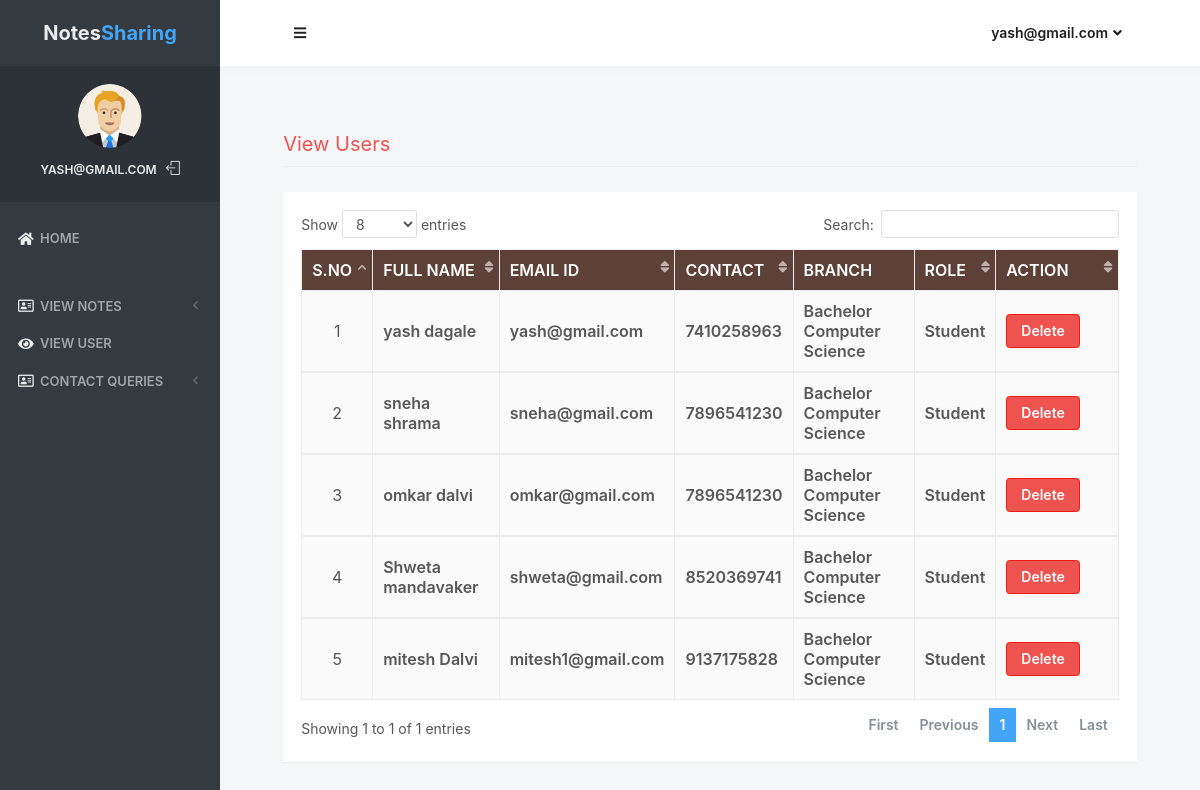
The app's page /view_users (signed in) with its own data.
### notes/models.py (models this page shows, shortened)
class Signup(models.Model):
    user = models.ForeignKey(User,on_delete=models.CASCADE)
    contact = models.CharField(max_length=10)
    branch = models.CharField(max_length=30)
    role = models.CharField(max_length=15)

### notes/views.py (the view)
# urls.py: path('view_users', view_users, name='view_users'),
def view_users(request):
    if not request.user.is_authenticated:
        return redirect('login_admin')
    users = Signup.objects.all()
    d = {'users':users}
    return render(request,'view_users.html',d)

### notes/templates/view_users.html (shortened to what this page needs)
{% load static %}
<html lang="en" class="no-focus">
    <head>
        <link rel="stylesheet" href="{% static 'js/plugins/datatables/dataTables.bootstrap4.min.css' %}">
        <link rel="stylesheet" id="css-main" href="{% static 'css1/codebase.min.css' %}">
    </head>
    <body>
        <div id="page-container" class="sidebar-o sidebar-inverse side-scroll page-header-fixed main-content-narrow">
         {% include "sidebar.html" %}
            {% include "admin_nav.html" %}
            <main id="main-container">
                <div class="content">
                    <h2 class="content-heading text-danger">View Users</h2>
                    <div class="block">
                        <div class="block-content block-content-full">
                            <table class="table table-bordered table-striped table-vcenter js-dataTable-full-pagination" style="width:100%">
                                <thead class="text-white" style="background-color : #5d4037;">
                                    <tr>
                                        <th class="text-center">S.No</th>
                                        <th class="d-none d-sm-table-cell">Full Name</th>
                                        <th class="d-none d-sm-table-cell">Email ID</th>
                                        <th class="d-none d-sm-table-cell">Contact</th>
                                        <th class="d-none d-sm-table-cell">Branch</th>
                                        <th class="d-none d-sm-table-cell">Role</th>
                                        <th class="d-none d-sm-table-cell" style="width: 15%;">Action</th>
                                    </tr>
                                </thead>
                                {% for i in users %}
                                <tbody>
                                    <tr>
                                        <td class="text-center">{{forloop.counter}}</td>
                                        <td class="font-w600">{{i.user.first_name}} {{i.user.last_name}}</td>
					                    <td class="font-w600">{{i.user.username}}</td>
					                    <td class="font-w600">{{i.contact}}</td>
					                    <td class="font-w600">{{i.branch}}</td>
					                    <td class="font-w600">{{i.role}}</td>
					                    <td class="font-w600"><a href="{% url 'delete_users' i.user.id %}" class="btn btn-danger" onclick="return confirm('Are your sure to Delete ?')">Delete</a></td>
					                </tr>
                                        {% endfor %}
                                </tbody>
                            </table>
                        </div>
                    </div>
                </div>
            </main>
        </div>
 <link rel="stylesheet" href="https://use.fontawesome.com/releases/v5.6.3/css/all.css">
    </body>
</html>

### notes/templates/sidebar.html (shortened to what this page needs)
{% load static %}
   <nav id="sidebar">
                <div id="sidebar-scroll">
                    <div class="sidebar-content">
                        <div class="content-header content-header-fullrow px-15">
                            <div class="content-header-section text-center align-parent sidebar-mini-hidden">
                                <div class="content-header-item">
                                    <a class="link-effect font-w700" href="{% url 'admin_home' %}">
                                           <span class="font-size-xl text-dual-primary-dark">Notes</span><span class="font-size-xl text-primary">Sharing</span>
                                    </a>
                                </div>
                            </div>
                        </div>
                        <div class="content-side content-side-full content-side-user px-10 align-parent">
                            <div class="sidebar-mini-hidden-b text-center">
                                <a class="img-link" href="be_pages_generic_profile.html">
                                    <img class="img-avatar" src="{% static 'img/avatars/user1.png' %}" alt="">
                                </a>
                                <ul class="list-inline mt-10">
                                    <li class="list-inline-item">
                                        <a class="link-effect text-dual-primary-dark font-size-xs font-w600 text-uppercase" href="{% url 'admin_home' %}">{{ request.user.username }}</a>
                                    </li>
                                    <li class="list-inline-item">
                                        <a class="link-effect text-dual-primary-dark" href="{% url 'logout' %}">
                                            <i class="si si-logout"></i>
                                        </a>
                                    </li>
                                </ul>
                            </div>
                        </div>
                        <div class="content-side content-side-full">
                            <ul class="nav-main">
                                <li class="open">
                                    <a href="{% url 'admin_home' %}"><i class="fas fa-home"></i><span class="sidebar-mini-hide">Home</span></a>
                                </li>
                                <li class="nav-main-heading"><span class="sidebar-mini-visible">UI</span></li>
                                <li>
                                    <a class="nav-submenu" data-toggle="nav-submenu"><i class="far fa-address-card"></i>View Notes</a>
                                </li>
                                <li>
                                    <a  href="{% url 'view_users' %}"><i class="fas fa-eye"></i><span class="sidebar-mini-hide">View User</span></a>
                                </li>
                                <li>
                                    <a class="nav-submenu" data-toggle="nav-submenu"><i class="far fa-address-card"></i>Contact Queries</a>
                                </li>
                           </ul>
                        </div>
                    </div>
                </div>
            </nav>

### notes/templates/admin_nav.html (shortened to what this page needs)
{% load static %}
            <header id="page-header">
                <div class="content-header">
                    <div class="content-header-section">
                        <button type="button" class="btn btn-circle btn-dual-secondary" data-toggle="layout"  data-action="sidebar_toggle">
                            <i class="fa fa-navicon"></i>
                        </button>
                    </div>
                    <div class="content-header-section">
                        <div class="btn-group" role="group">
                            <button type="button" class="btn btn-rounded btn-dual-secondary" id="page-header-user-dropdown" data-toggle="dropdown" aria-haspopup="true" aria-expanded="false">
                                {{ request.user.username}}<i class="fa fa-angle-down ml-5"></i>
                            </button>
                        </div>
                    </div>
                </div>
            </header>

### records on screen
Signup: user.first_name "yash", user.last_name "dagale", user.username "yash@gmail.com", contact "7410258963", branch "Bachelor Computer Science", role "Student"
Signup: user.first_name "sneha", user.last_name "shrama", user.username "sneha@gmail.com", contact "7896541230", branch "Bachelor Computer Science", role "Student"
Signup: user.first_name "omkar", user.last_name "dalvi", user.username "omkar@gmail.com", contact "7896541230", branch "Bachelor Computer Science", role "Student"
Signup: user.first_name "Shweta", user.last_name "mandavaker", user.username "shweta@gmail.com", contact "8520369741", branch "Bachelor Computer Science", role "Student"
Signup: user.first_name "mitesh", user.last_name "Dalvi", user.username "mitesh1@gmail.com", contact "9137175828", branch "Bachelor Computer Science", role "Student"

### other values on screen
{{ request.user.username }} "YASH@GMAIL.COM"
{{ request.user.username }} "yash@gmail.com"
